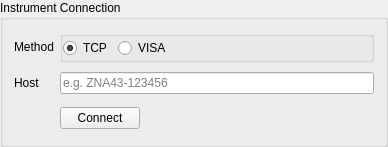
<?xml version="1.0" encoding="UTF-8"?>
<ui version="4.0">
 <class>Connect</class>
 <widget class="QGroupBox" name="Connect">
  <property name="geometry">
   <rect>
    <x>0</x>
    <y>0</y>
    <width>388</width>
    <height>147</height>
   </rect>
  </property>
  <property name="windowTitle">
   <string>GroupBox</string>
  </property>
  <property name="title">
   <string>Instrument Connection</string>
  </property>
  <layout class="QFormLayout" name="formLayout">
   <item row="0" column="0">
    <widget class="QLabel" name="methodLabel">
     <property name="sizePolicy">
      <sizepolicy hsizetype="Preferred" vsizetype="MinimumExpanding">
       <horstretch>0</horstretch>
       <verstretch>0</verstretch>
      </sizepolicy>
     </property>
     <property name="text">
      <string>Method</string>
     </property>
    </widget>
   </item>
   <item row="0" column="1">
    <widget class="QGroupBox" name="methods">
     <property name="sizePolicy">
      <sizepolicy hsizetype="Preferred" vsizetype="Fixed">
       <horstretch>0</horstretch>
       <verstretch>0</verstretch>
      </sizepolicy>
     </property>
     <property name="title">
      <string/>
     </property>
     <property name="flat">
      <bool>true</bool>
     </property>
     <property name="checkable">
      <bool>false</bool>
     </property>
     <layout class="QHBoxLayout" name="horizontalLayout" stretch="0,0,1">
      <property name="leftMargin">
       <number>0</number>
      </property>
      <property name="topMargin">
       <number>0</number>
      </property>
      <property name="rightMargin">
       <number>0</number>
      </property>
      <property name="bottomMargin">
       <number>0</number>
      </property>
      <item>
       <widget class="QRadioButton" name="isTcp">
        <property name="text">
         <string>TCP</string>
        </property>
        <property name="checked">
         <bool>true</bool>
        </property>
       </widget>
      </item>
      <item>
       <widget class="QRadioButton" name="isVisa">
        <property name="text">
         <string>VISA</string>
        </property>
       </widget>
      </item>
      <item>
       <spacer name="methodsSpacer">
        <property name="orientation">
         <enum>Qt::Horizontal</enum>
        </property>
        <property name="sizeHint" stdset="0">
         <size>
          <width>40</width>
          <height>20</height>
         </size>
        </property>
       </spacer>
      </item>
     </layout>
    </widget>
   </item>
   <item row="1" column="0">
    <widget class="QLabel" name="endpointLabel">
     <property name="sizePolicy">
      <sizepolicy hsizetype="Preferred" vsizetype="MinimumExpanding">
       <horstretch>0</horstretch>
       <verstretch>0</verstretch>
      </sizepolicy>
     </property>
     <property name="text">
      <string>Host</string>
     </property>
    </widget>
   </item>
   <item row="1" column="1">
    <widget class="QStackedWidget" name="endpointPages">
     <property name="sizePolicy">
      <sizepolicy hsizetype="Preferred" vsizetype="MinimumExpanding">
       <horstretch>0</horstretch>
       <verstretch>0</verstretch>
      </sizepolicy>
     </property>
     <property name="minimumSize">
      <size>
       <width>200</width>
       <height>0</height>
      </size>
     </property>
     <property name="currentIndex">
      <number>0</number>
     </property>
     <widget class="QWidget" name="tcpEndpointPage">
      <property name="sizePolicy">
       <sizepolicy hsizetype="Preferred" vsizetype="MinimumExpanding">
        <horstretch>0</horstretch>
        <verstretch>0</verstretch>
       </sizepolicy>
      </property>
      <layout class="QHBoxLayout" name="horizontalLayout_2">
       <property name="leftMargin">
        <number>0</number>
       </property>
       <property name="topMargin">
        <number>0</number>
       </property>
       <property name="rightMargin">
        <number>0</number>
       </property>
       <property name="bottomMargin">
        <number>0</number>
       </property>
       <item>
        <widget class="QLineEdit" name="tcpHost">
         <property name="placeholderText">
          <string>e.g. ZNA43-123456</string>
         </property>
        </widget>
       </item>
      </layout>
     </widget>
     <widget class="QWidget" name="visaEndpointPage">
      <property name="sizePolicy">
       <sizepolicy hsizetype="Preferred" vsizetype="MinimumExpanding">
        <horstretch>0</horstretch>
        <verstretch>0</verstretch>
       </sizepolicy>
      </property>
      <layout class="QHBoxLayout" name="horizontalLayout_3">
       <property name="leftMargin">
        <number>0</number>
       </property>
       <property name="topMargin">
        <number>0</number>
       </property>
       <property name="rightMargin">
        <number>0</number>
       </property>
       <property name="bottomMargin">
        <number>0</number>
       </property>
       <item>
        <widget class="QLineEdit" name="visaResource">
         <property name="placeholderText">
          <string>e.g. TCPIP::192.168.1.25::INSTR</string>
         </property>
        </widget>
       </item>
      </layout>
     </widget>
    </widget>
   </item>
   <item row="2" column="0">
    <spacer name="connectButtonLabelSpacer">
     <property name="orientation">
      <enum>Qt::Vertical</enum>
     </property>
     <property name="sizeType">
      <enum>QSizePolicy::MinimumExpanding</enum>
     </property>
     <property name="sizeHint" stdset="0">
      <size>
       <width>20</width>
       <height>25</height>
      </size>
     </property>
    </spacer>
   </item>
   <item row="2" column="1">
    <widget class="QWidget" name="connectButtonWidget" native="true">
     <property name="sizePolicy">
      <sizepolicy hsizetype="Preferred" vsizetype="MinimumExpanding">
       <horstretch>0</horstretch>
       <verstretch>0</verstretch>
      </sizepolicy>
     </property>
     <layout class="QHBoxLayout" name="horizontalLayout_4" stretch="0,1">
      <property name="spacing">
       <number>0</number>
      </property>
      <property name="leftMargin">
       <number>0</number>
      </property>
      <property name="topMargin">
       <number>0</number>
      </property>
      <property name="rightMargin">
       <number>0</number>
      </property>
      <property name="bottomMargin">
       <number>0</number>
      </property>
      <item>
       <widget class="QPushButton" name="connect">
        <property name="text">
         <string>Connect</string>
        </property>
       </widget>
      </item>
      <item>
       <spacer name="connectButtonSpacer">
        <property name="orientation">
         <enum>Qt::Horizontal</enum>
        </property>
        <property name="sizeHint" stdset="0">
         <size>
          <width>549</width>
          <height>20</height>
         </size>
        </property>
       </spacer>
      </item>
     </layout>
    </widget>
   </item>
  </layout>
 </widget>
 <tabstops>
  <tabstop>isTcp</tabstop>
  <tabstop>isVisa</tabstop>
  <tabstop>tcpHost</tabstop>
  <tabstop>visaResource</tabstop>
  <tabstop>connect</tabstop>
 </tabstops>
 <resources/>
 <connections/>
</ui>
